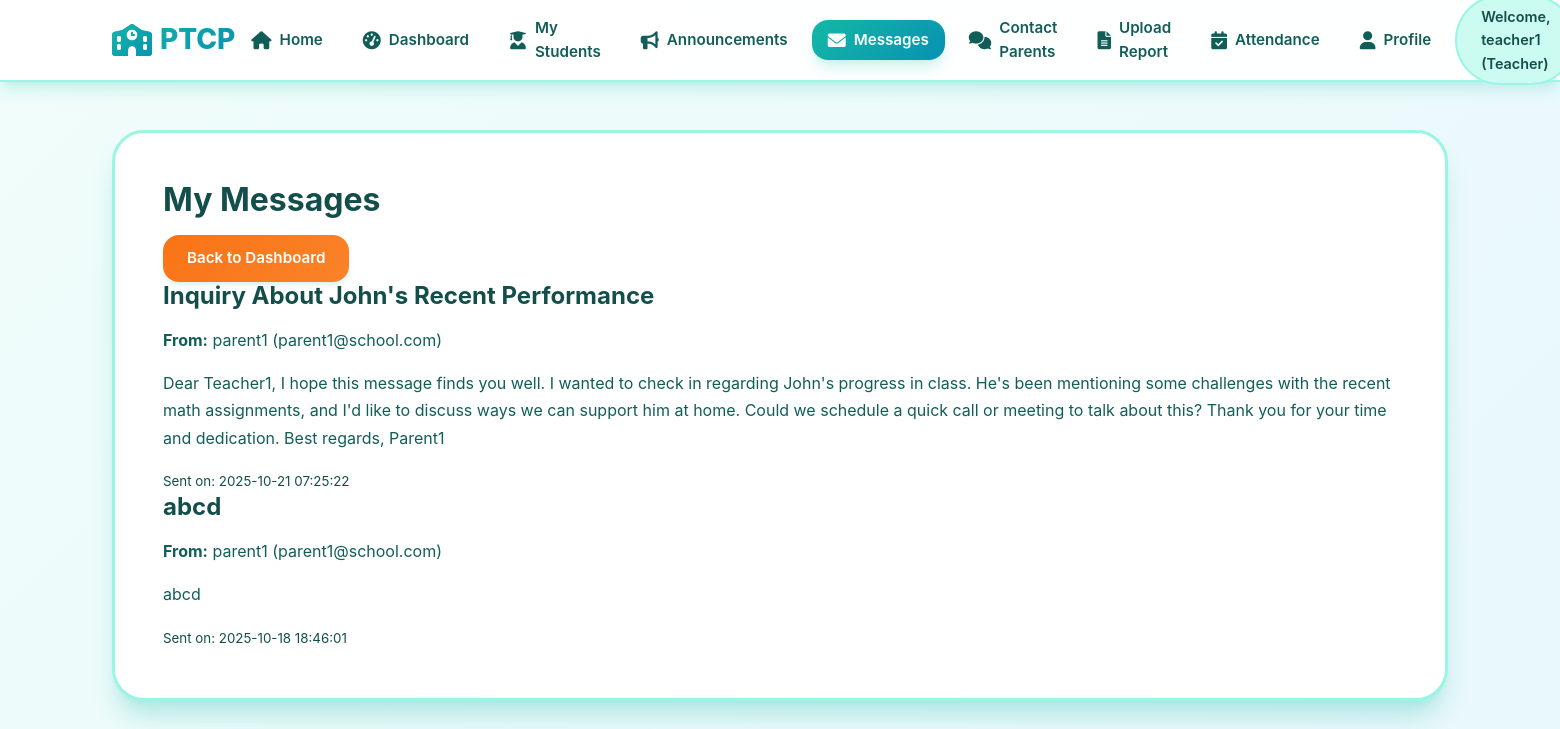
The page /teacher/view_messages (signed in) on the database its author committed.
### models/user_model.py (models this page shows, shortened)
class User(UserMixin, db.Model):
    id = db.Column(db.Integer, primary_key=True)
    username = db.Column(db.String(64), unique=True, nullable=False)
    email = db.Column(db.String(120), unique=True, nullable=False)
    password_hash = db.Column(db.String(128))
    role = db.Column(db.String(20), nullable=False)  # 'teacher', 'parent', 'admin'
    is_active = db.Column(db.Boolean, default=True)

### models/message_model.py (models this page shows, shortened)
class Message(db.Model):
    id = db.Column(db.Integer, primary_key=True)
    sender_id = db.Column(db.Integer, db.ForeignKey('user.id'), nullable=False)
    recipient_id = db.Column(db.Integer, db.ForeignKey('user.id'), nullable=False)
    subject = db.Column(db.String(200), nullable=False)
    content = db.Column(db.Text, nullable=False)
    timestamp = db.Column(db.DateTime, default=datetime.utcnow)
    is_read = db.Column(db.Boolean, default=False)
    sender = db.relationship('User', foreign_keys=[sender_id], backref='sent_messages')
    recipient = db.relationship('User', foreign_keys=[recipient_id], backref='received_messages')

### routes/teacher_routes.py (the view)
@teacher_bp.route('/view_messages')
@login_required
def view_messages():
    if current_user.role != 'teacher':
        return redirect(url_for('main.index'))
    messages = Message.query.filter_by(recipient_id=current_user.id).order_by(Message.timestamp.desc()).all()
    return render_template('teacher/view_messages.html', messages=messages)

### app.py (called while the page is built)
@login_manager.user_loader
def load_user(user_id):
    from models.user_model import User
    return User.query.get(int(user_id))

### templates/teacher/view_messages.html (shortened to what this page needs)
{% extends "base.html" %}
{% block content %}
<div class="messages-list">
    <h2>My Messages</h2>
    <a href="{{ url_for('teacher.dashboard') }}" class="btn btn-secondary">Back to Dashboard</a>
    {% for message in messages %}
        <div class="message-item">
            <h3>{{ message.subject }}</h3>
            <p><strong>From:</strong> {{ message.sender.username }} ({{ message.sender.email }})</p>
            <p>{{ message.content }}</p>
            <small>Sent on: {{ message.timestamp.strftime('%Y-%m-%d %H:%M:%S') }}</small>
        </div>
    {% endfor %}
</div>
{% endblock %}

### templates/base.html (shortened to what this page needs)
<!DOCTYPE html>
<html lang="en">
<head>
    <link rel="stylesheet" href="{{ url_for('static', filename='css/style.css') }}">
    <link rel="stylesheet" href="https://cdnjs.cloudflare.com/ajax/libs/font-awesome/6.0.0/css/all.min.css">
</head>
<body>
    {% if current_user.is_authenticated %}
    <div class="full-width-layout">
        <header class="top-nav">
            <div class="nav-container">
                <h1><i class="fas fa-school"></i> PTCP</h1>
                <nav class="main-nav">
                    <ul>
                        <li>
                            <a href="{{ url_for('main.index') }}" class="{% if request.endpoint == 'main.index' %}active{% endif %}">
                                <i class="fas fa-home"></i> Home
                            </a>
                        </li>
                        {% if current_user.role == 'admin' %}
                            <li>
                                <a href="{{ url_for('admin.dashboard') }}" class="{% if 'admin' in request.endpoint %}active{% endif %}">
                                    <i class="fas fa-tachometer-alt"></i> Dashboard
                                </a>
                            </li>
                            <li>
                                <a href="{{ url_for('admin.manage_users') }}" class="{% if request.endpoint == 'admin.manage_users' %}active{% endif %}">
                                    <i class="fas fa-users"></i> Manage Users
                                </a>
                            </li>
                            <li>
                                <a href="{{ url_for('admin.manage_students') }}" class="{% if request.endpoint == 'admin.manage_students' %}active{% endif %}">
                                    <i class="fas fa-user-graduate"></i> Manage Students
                                </a>
                            </li>
                            <li>
                                <a href="{{ url_for('admin.view_logs') }}" class="{% if request.endpoint == 'admin.view_logs' %}active{% endif %}">
                                    <i class="fas fa-history"></i> Activity Logs
                                </a>
                            </li>
                        {% elif current_user.role == 'teacher' %}
                            <li>
                                <a href="{{ url_for('teacher.dashboard') }}" class="{% if request.endpoint == 'teacher.dashboard' %}active{% endif %}">
                                    <i class="fas fa-tachometer-alt"></i> Dashboard
                                </a>
                            </li>
                            <li>
                                <a href="{{ url_for('teacher.view_students') }}" class="{% if request.endpoint == 'teacher.view_students' %}active{% endif %}">
                                    <i class="fas fa-user-graduate"></i> My Students
                                </a>
                            </li>
                            <li>
                                <a href="{{ url_for('teacher.announcements') }}" class="{% if request.endpoint == 'teacher.announcements' %}active{% endif %}">
                                    <i class="fas fa-bullhorn"></i> Announcements
                                </a>
                            </li>
                            <li>
                                <a href="{{ url_for('teacher.view_messages') }}" class="{% if request.endpoint == 'teacher.view_messages' %}active{% endif %}">
                                    <i class="fas fa-envelope"></i> Messages
                                </a>
                            </li>
                            <li>
                                <a href="{{ url_for('teacher.contact_parents') }}" class="{% if request.endpoint == 'teacher.contact_parents' %}active{% endif %}">
                                    <i class="fas fa-comments"></i> Contact Parents
                                </a>
                            </li>
                            <li>
                                <a href="{{ url_for('teacher.upload_report') }}" class="{% if request.endpoint == 'teacher.upload_report' %}active{% endif %}">
                                    <i class="fas fa-file-alt"></i> Upload Report
                                </a>
                            </li>
                            <li>
                                <a href="{{ url_for('teacher.attendance') }}" class="{% if request.endpoint == 'teacher.attendance' %}active{% endif %}">
                                    <i class="fas fa-calendar-check"></i> Attendance
                                </a>
                            </li>
                            <li>
                                <a href="{{ url_for('teacher.profile') }}" class="{% if request.endpoint == 'teacher.profile' %}active{% endif %}">
                                    <i class="fas fa-user"></i> Profile
                                </a>
                            </li>
                        {% endif %}
                        <li class="user-info">
                            <span>Welcome, {{ current_user.username }} ({{ current_user.role.title() }})</span>
                        </li>
                    </ul>
                </nav>
            </div>
        </header>
        <main class="main-content-full">
            <div class="content-body">
                {% block content %}{% endblock %}
            </div>
        </main>
    </div>
    {% endif %}
</body>
</html>

### rows shown on the page
User: username "teacher1", role "Teacher"
Message: subject "Inquiry About John's Recent Performance", sender.username "parent1", sender.email "parent1@school.com", content "Dear Teacher1, I hope this message finds you well. I wanted to check in regarding John's progress in class. He's been mentioning some challenges with the recent math assignments, and I'd like to discuss ways we can support him at home. Could we schedule a quick call or meeting to talk about this? Thank you for your time and dedication. Best regards, Parent1", timestamp "2025-10-21 07:25:22"
Message: subject "abcd", sender.username "parent1", sender.email "parent1@school.com", content "abcd", timestamp "2025-10-18 18:46:01"
